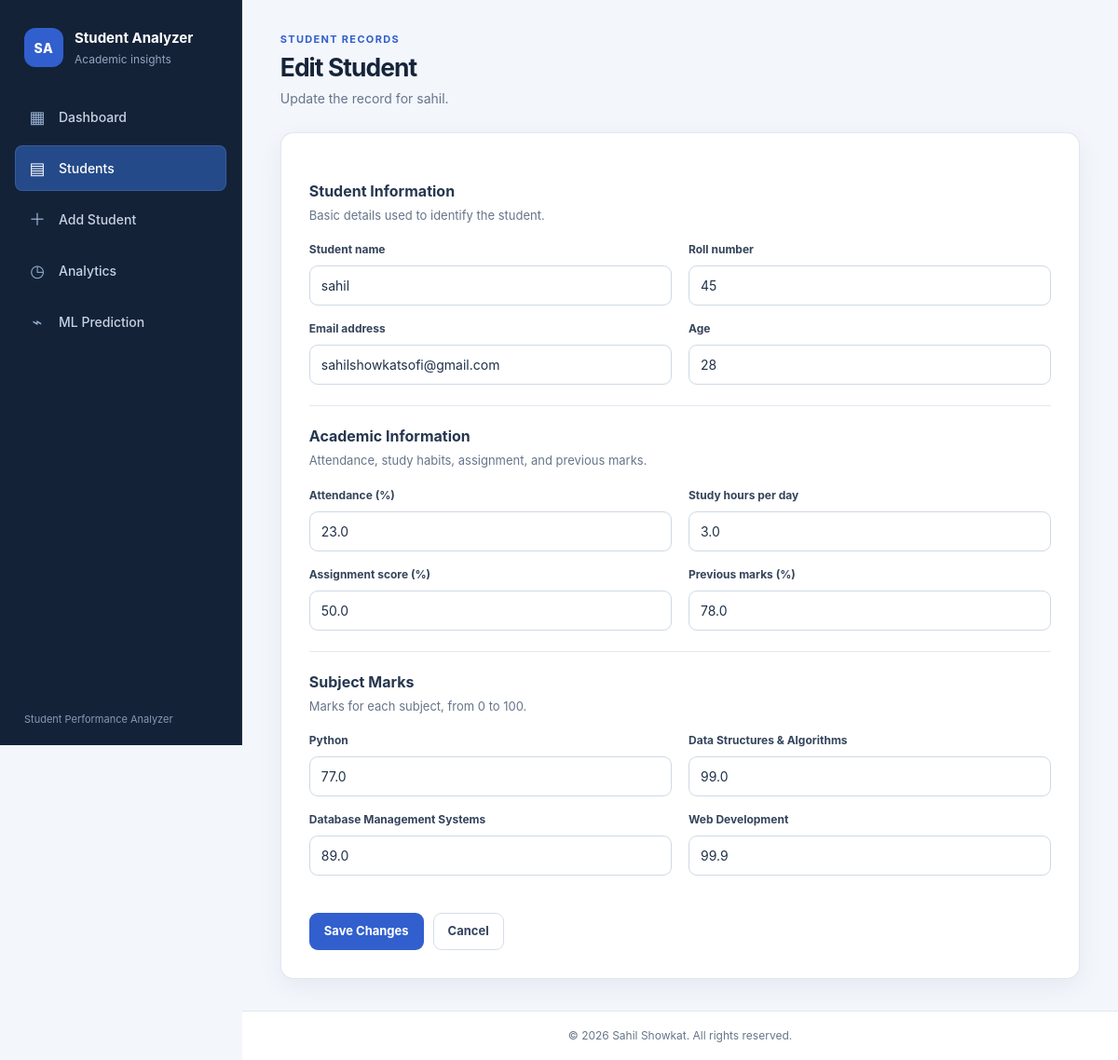
Screenshot of /student/1/edit with the database file from the repository.
### tables this page shows
CREATE TABLE students (
            id INTEGER PRIMARY KEY AUTOINCREMENT,

            name TEXT NOT NULL,
            roll TEXT NOT NULL,
            email TEXT NOT NULL,
            age INTEGER NOT NULL,

            attendance REAL NOT NULL,
            study_hours REAL NOT NULL,
            assignment REAL NOT NULL,
            previous_marks REAL NOT NULL,

            python REAL NOT NULL,
            dsa REAL NOT NULL,
            dbms REAL NOT NULL,
            web REAL NOT NULL,

            total REAL NOT NULL,
            average REAL NOT NULL,
            percentage REAL NOT NULL,
            grade TEXT NOT NULL,
            result TEXT NOT NULL
        );

### app.py (the view, shortened to what this page needs)
@app.route(
    "/student/<int:student_id>/edit",
    methods=["GET", "POST"]
)
def edit_student(student_id):
    connection = get_db_connection()
    student = connection.execute(
        """
        SELECT *
        FROM students
        WHERE id = %s
        """,
        (student_id,)
    ).fetchone()
    if student is None:
        connection.close()
        return page_not_found(None)
    connection.close()
    return render_template(
        "edit_student.html",
        student=student,
        form_values={},
        errors=[]
    )

### app.py (called while the page is built)
def get_db_connection():
    connection = open_db_connection()
    if has_app_context():
        g.setdefault("student_analyzer_connections", []).append(connection)
    return connection

@app.teardown_appcontext
def close_db_connections(_error=None):
    for connection in g.pop("student_analyzer_connections", []):
        connection.close()

### database.py (called while the page is built, shortened)
def get_db_connection():
    if os.environ.get("RENDER", "").lower() == "true":
        raise DatabaseError(
            "DATABASE_URL must be configured on Render; SQLite is only the local fallback."
        )
    try:
        SQLITE_DATABASE.parent.mkdir(parents=True, exist_ok=True)
        connection = sqlite3.connect(str(SQLITE_DATABASE))
        connection.row_factory = sqlite3.Row
        return DatabaseConnection(connection)
    except sqlite3.Error as error:
        raise DatabaseError(_safe_error_message(error)) from None

    def fetchone(self):
        try:
            return self.cursor.fetchone()
        except Exception as error:
            if self.connection.is_database_error(error):
                raise DatabaseError(_safe_error_message(error)) from None
            raise

    def execute(self, statement, parameters=None):
        parameters = () if parameters is None else parameters
        try:
            if self.postgres:
                from psycopg.rows import dict_row
                cursor = self.raw_connection.cursor(row_factory=dict_row)
                cursor.execute(statement, parameters)
                return DatabaseCursor(cursor, self)
            sqlite_statement = statement.replace("%s", "?")
            cursor = self.raw_connection.execute(sqlite_statement, parameters)
            return DatabaseCursor(cursor, self)
        except sqlite3.Error as error:
            raise DatabaseError(_safe_error_message(error)) from None
        except Exception as error:
            if self.postgres and self.driver and isinstance(error, self.driver.Error):
                raise DatabaseError(_safe_error_message(error)) from None
            raise

    def close(self):
        if not self.closed:
            self.raw_connection.close()
            self.closed = True

### templates/edit_student.html (shortened to what this page needs)
{% extends "base.html" %}
{% block sidebar %}
{% set active_page = 'students' %}
{% include '_sidebar.html' %}
{% endblock %}
{% block content %}
<header class="top-header">
            <div><p class="eyebrow">STUDENT RECORDS</p><h1>Edit Student</h1><p>Update the record for {{ student.name }}.</p></div>
        </header>
        <section class="form-section">
            <div class="form-container">
                <form method="post" action="{{ url_for('edit_student', student_id=student.id) }}" novalidate>
                    <section class="form-block">
                        <h2>Student Information</h2>
                        <p class="form-block-description">Basic details used to identify the student.</p>
                        <div class="form-grid">
                            <div class="form-group"><label for="name">Student name</label><input id="name" name="name" type="text" value="{{ form_values.get('name', student.name) }}" required></div>
                            <div class="form-group"><label for="roll">Roll number</label><input id="roll" name="roll" type="text" value="{{ form_values.get('roll', student.roll) }}" required></div>
                            <div class="form-group"><label for="email">Email address</label><input id="email" name="email" type="email" value="{{ form_values.get('email', student.email) }}" required></div>
                            <div class="form-group"><label for="age">Age</label><input id="age" name="age" type="number" min="10" max="100" step="1" value="{{ form_values.get('age', student.age) }}" required></div>
                        </div>
                    </section>
                    <section class="form-block">
                        <h2>Academic Information</h2>
                        <p class="form-block-description">Attendance, study habits, assignment, and previous marks.</p>
                        <div class="form-grid">
                            <div class="form-group"><label for="attendance">Attendance (%)</label><input id="attendance" name="attendance" type="number" min="0" max="100" step="0.1" value="{{ form_values.get('attendance', student.attendance) }}" required></div>
                            <div class="form-group"><label for="study_hours">Study hours per day</label><input id="study_hours" name="study_hours" type="number" min="0" max="24" step="0.1" value="{{ form_values.get('study_hours', student.study_hours) }}" required></div>
                            <div class="form-group"><label for="assignment">Assignment score (%)</label><input id="assignment" name="assignment" type="number" min="0" max="100" step="0.1" value="{{ form_values.get('assignment', student.assignment) }}" required></div>
                            <div class="form-group"><label for="previous_marks">Previous marks (%)</label><input id="previous_marks" name="previous_marks" type="number" min="0" max="100" step="0.1" value="{{ form_values.get('previous_marks', student.previous_marks) }}" required></div>
                        </div>
                    </section>
                    <section class="form-block">
                        <h2>Subject Marks</h2>
                        <p class="form-block-description">Marks for each subject, from 0 to 100.</p>
                        <div class="form-grid">
                            <div class="form-group"><label for="python">Python</label><input id="python" name="python" type="number" min="0" max="100" step="0.1" value="{{ form_values.get('python', student.python) }}" required></div>
                            <div class="form-group"><label for="dsa">Data Structures &amp; Algorithms</label><input id="dsa" name="dsa" type="number" min="0" max="100" step="0.1" value="{{ form_values.get('dsa', student.dsa) }}" required></div>
                            <div class="form-group"><label for="dbms">Database Management Systems</label><input id="dbms" name="dbms" type="number" min="0" max="100" step="0.1" value="{{ form_values.get('dbms', student.dbms) }}" required></div>
                            <div class="form-group"><label for="web">Web Development</label><input id="web" name="web" type="number" min="0" max="100" step="0.1" value="{{ form_values.get('web', student.web) }}" required></div>
                        </div>
                    </section>
                    <div class="form-actions">
                        <button class="button button-primary" type="submit">Save Changes</button>
                        <a class="button button-secondary" href="{{ url_for('student_details', student_id=student.id) }}">Cancel</a>
                    </div>
                </form>
            </div>
        </section>
{% endblock %}

### static/css/style.css (style rules this page uses)
* { margin: 0; padding: 0; box-sizing: border-box; }
body { font-family: Arial, Helvetica, sans-serif; background: #f5f7fb; color: #1f2937; }
.top-header { display: flex; justify-content: space-between; align-items: center; margin-bottom: 30px; }
.top-header h1 { font-size: 28px; }
.top-header p { margin-top: 5px; color: #6b7280; }
.form-section { padding: 40px; display: flex; justify-content: center; }
.form-container { width: 100%; max-width: 800px; background: white; padding: 35px; border-radius: 12px; box-shadow: 0 4px 15px rgba(0, 0, 0, 0.08); }
.form-group { margin-bottom: 20px; }
.form-group label { display: block; margin-bottom: 8px; font-weight: 600; }
.form-group input { width: 100%; padding: 12px; border: 1px solid #ccc; border-radius: 8px; font-size: 15px; }
:root { --page-bg: #f3f6fb; --surface: #ffffff; --surface-muted: #f7f9fc; --ink: #172335; --muted: #66758a; --line: #e2e8f0; --nav-bg: #142238; --nav-ink: #c7d2e2; --brand: #315fce; --brand-hover: #244cad; --success: #16794b; --danger: #b93838; --radius: 14px; --shadow: 0 8px 28px rgba(24, 39, 61, 0.06); }
body { background: var(--page-bg); color: var(--ink); font-family: Inter, "Segoe UI", Arial, sans-serif; line-height: 1.5; }
.top-header { min-height: 78px; align-items: center; margin-bottom: 26px; }
.top-header h1 { margin: 0; color: #16243a; font-size: clamp(25px, 2.2vw, 32px); font-weight: 720; letter-spacing: -0.035em; line-height: 1.18; }
.top-header p { margin-top: 7px; color: var(--muted); font-size: 14px; }
.eyebrow { margin: 0 0 6px !important; color: var(--brand) !important; font-size: 11px !important; font-weight: 750; letter-spacing: 0.12em; }
.panel, .form-container, .result-container { border: 1px solid rgba(216, 225, 237, 0.8); border-radius: var(--radius); background: var(--surface); box-shadow: var(--shadow); }
.button, .primary-btn, .secondary-btn, .submit-btn, .delete-btn { display: inline-flex; min-height: 40px; align-items: center; justify-content: center; gap: 7px; padding: 9px 15px; border: 1px solid transparent; border-radius: 9px; cursor: pointer; font: inherit; font-size: 13px; font-weight: 650; line-height: 1.2; text-decoration: none; transition: background-color 140ms ease, border-color 140ms ease, color 140ms ease, transform 140ms ease, box-shadow 140ms ease; }
.button-primary, .primary-btn, .submit-btn { background: var(--brand); color: #fff; }
.button-secondary, .secondary-btn { border-color: #d5deea; background: #fff; color: #34445d; }
.search-form input, .sort-form select, .form-group input, .form-group select, .form-group textarea, .prediction-form input, select { min-width: 0; min-height: 42px; padding: 10px 12px; border: 1px solid #cfd9e6; border-radius: 9px; background: #fff; color: #203149; font: inherit; font-size: 14px; }
.form-section { justify-content: stretch; padding: 0; }
.form-container { width: 100%; max-width: 1080px; padding: clamp(18px, 2.6vw, 30px); }
.form-description, .form-block-description { margin: 5px 0 18px; color: var(--muted); font-size: 13px; }
.form-block { padding: 20px 0 6px; border-top: 1px solid var(--line); }
.form-block:first-of-type { border-top: 0; }
.form-block h2 { color: #26374f; font-size: 16px; }
.form-grid { display: grid; grid-template-columns: repeat(2, minmax(0, 1fr)); gap: 0 18px; }
.form-group { min-width: 0; margin-bottom: 16px; }
.form-group label { color: #34445b; font-size: 12px; font-weight: 650; }
.form-group input, .form-group select, .form-group textarea { display: block; width: 100%; margin-top: 7px; }
input::placeholder { color: #9aa7b8; }
.form-actions { display: flex; flex-wrap: wrap; align-items: center; gap: 10px; margin-top: 18px; }
.app-body { display: flex; min-height: 100vh; }

### rows the page displays
students: name "sahil", roll "45", email "sahilshowkatsofi@gmail.com", age "28", attendance "23.0", study_hours "3.0", assignment "50.0", previous_marks "78.0", python "77.0", dsa "99.0", dbms "89.0", web "99.9"
